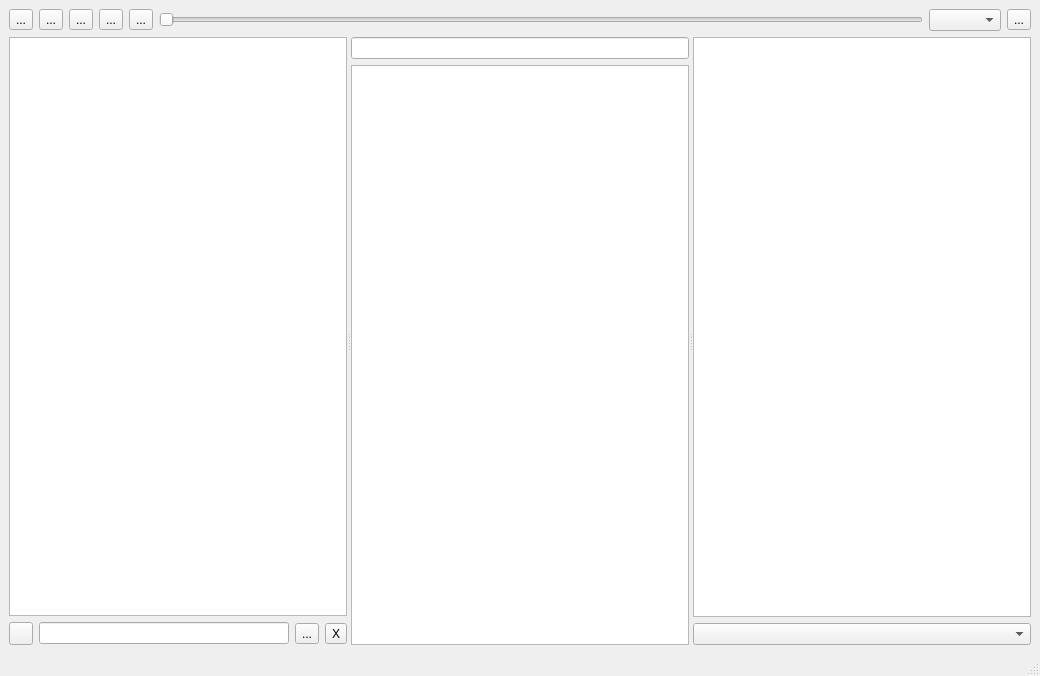
<?xml version="1.0" encoding="UTF-8"?>
<ui version="4.0">
 <class>MainWindow</class>
 <widget class="QMainWindow" name="MainWindow">
  <property name="geometry">
   <rect>
    <x>0</x>
    <y>0</y>
    <width>1040</width>
    <height>676</height>
   </rect>
  </property>
  <property name="windowTitle">
   <string>MainWindow</string>
  </property>
  <widget class="QWidget" name="centralwidget">
   <layout class="QGridLayout" name="gridLayout">
    <item row="0" column="0">
     <layout class="QHBoxLayout" name="horizontalLayout_2">
      <item>
       <widget class="QToolButton" name="playBtn">
        <property name="sizePolicy">
         <sizepolicy hsizetype="Fixed" vsizetype="Fixed">
          <horstretch>0</horstretch>
          <verstretch>0</verstretch>
         </sizepolicy>
        </property>
        <property name="text">
         <string>...</string>
        </property>
        <property name="checkable">
         <bool>false</bool>
        </property>
        <property name="checked">
         <bool>false</bool>
        </property>
        <property name="autoRepeatDelay">
         <number>290</number>
        </property>
        <property name="autoRaise">
         <bool>false</bool>
        </property>
       </widget>
      </item>
      <item>
       <widget class="QToolButton" name="prevBtn">
        <property name="text">
         <string>...</string>
        </property>
       </widget>
      </item>
      <item>
       <widget class="QToolButton" name="nextBtn">
        <property name="text">
         <string>...</string>
        </property>
       </widget>
      </item>
      <item>
       <widget class="QToolButton" name="nextRndBtn">
        <property name="text">
         <string>...</string>
        </property>
       </widget>
      </item>
      <item>
       <widget class="QToolButton" name="stopAfterBtn">
        <property name="toolTip">
         <string>Stop after current track</string>
        </property>
        <property name="text">
         <string>...</string>
        </property>
        <property name="checkable">
         <bool>true</bool>
        </property>
       </widget>
      </item>
      <item>
       <widget class="QSlider" name="posSlider">
        <property name="orientation">
         <enum>Qt::Horizontal</enum>
        </property>
       </widget>
      </item>
      <item>
       <widget class="QComboBox" name="themeCombo"/>
      </item>
      <item>
       <widget class="QToolButton" name="rndOrderBtn">
        <property name="toolTip">
         <string>Enable Random Order</string>
        </property>
        <property name="text">
         <string>...</string>
        </property>
        <property name="checkable">
         <bool>true</bool>
        </property>
       </widget>
      </item>
     </layout>
    </item>
    <item row="1" column="0">
     <widget class="QSplitter" name="splitter">
      <property name="orientation">
       <enum>Qt::Horizontal</enum>
      </property>
      <widget class="QWidget" name="verticalLayoutWidget">
       <layout class="QVBoxLayout" name="verticalLayout">
        <item>
         <widget class="QTreeView" name="treeView"/>
        </item>
        <item>
         <layout class="QHBoxLayout" name="horizontalLayout">
          <item>
           <widget class="QToolButton" name="expandBtn">
            <property name="acceptDrops">
             <bool>false</bool>
            </property>
            <property name="text">
             <string/>
            </property>
            <property name="checkable">
             <bool>true</bool>
            </property>
           </widget>
          </item>
          <item>
           <widget class="QLineEdit" name="foldersEdit"/>
          </item>
          <item>
           <widget class="QToolButton" name="rescanLibBtn">
            <property name="text">
             <string>...</string>
            </property>
           </widget>
          </item>
          <item>
           <widget class="QToolButton" name="browseDirBtn">
            <property name="sizePolicy">
             <sizepolicy hsizetype="Minimum" vsizetype="Fixed">
              <horstretch>0</horstretch>
              <verstretch>0</verstretch>
             </sizepolicy>
            </property>
            <property name="text">
             <string>X</string>
            </property>
           </widget>
          </item>
         </layout>
        </item>
       </layout>
      </widget>
      <widget class="QWidget" name="verticalLayoutWidget_2">
       <layout class="QVBoxLayout" name="verticalLayout_2">
        <item>
         <widget class="QLineEdit" name="searchEdit"/>
        </item>
        <item>
         <widget class="QTableView" name="tableView">
          <property name="font">
           <font>
            <family>Noto Sans</family>
            <pointsize>9</pointsize>
           </font>
          </property>
          <property name="editTriggers">
           <set>QAbstractItemView::NoEditTriggers</set>
          </property>
          <property name="alternatingRowColors">
           <bool>true</bool>
          </property>
          <property name="gridStyle">
           <enum>Qt::NoPen</enum>
          </property>
          <property name="sortingEnabled">
           <bool>true</bool>
          </property>
          <attribute name="horizontalHeaderDefaultSectionSize">
           <number>113</number>
          </attribute>
          <attribute name="verticalHeaderDefaultSectionSize">
           <number>22</number>
          </attribute>
         </widget>
        </item>
       </layout>
      </widget>
      <widget class="QWidget" name="verticalLayoutWidget_3">
       <layout class="QVBoxLayout" name="verticalLayout_3">
        <item>
         <widget class="QTextBrowser" name="textBrowser"/>
        </item>
        <item>
         <widget class="QComboBox" name="lyricsCombo"/>
        </item>
       </layout>
      </widget>
     </widget>
    </item>
   </layout>
  </widget>
  <widget class="QMenuBar" name="menubar">
   <property name="geometry">
    <rect>
     <x>0</x>
     <y>0</y>
     <width>1040</width>
     <height>23</height>
    </rect>
   </property>
  </widget>
  <widget class="QStatusBar" name="statusbar"/>
 </widget>
 <resources/>
 <connections/>
</ui>
